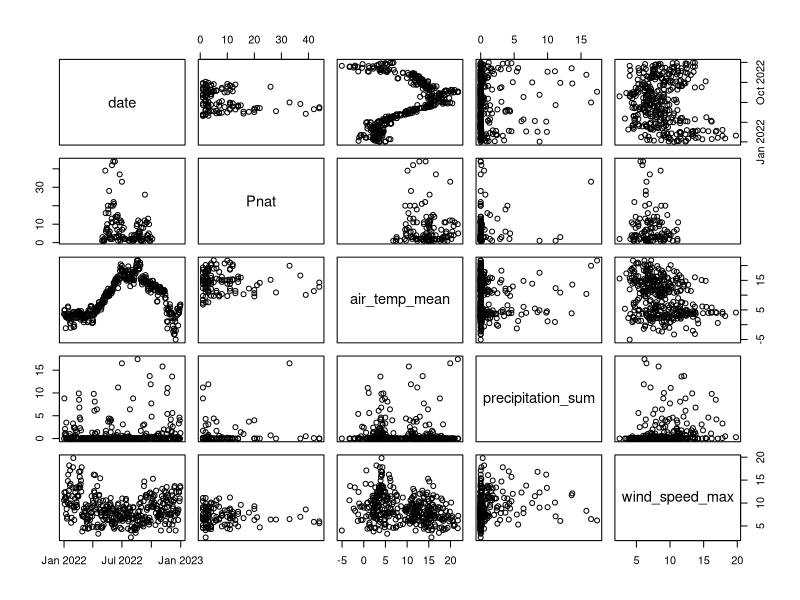
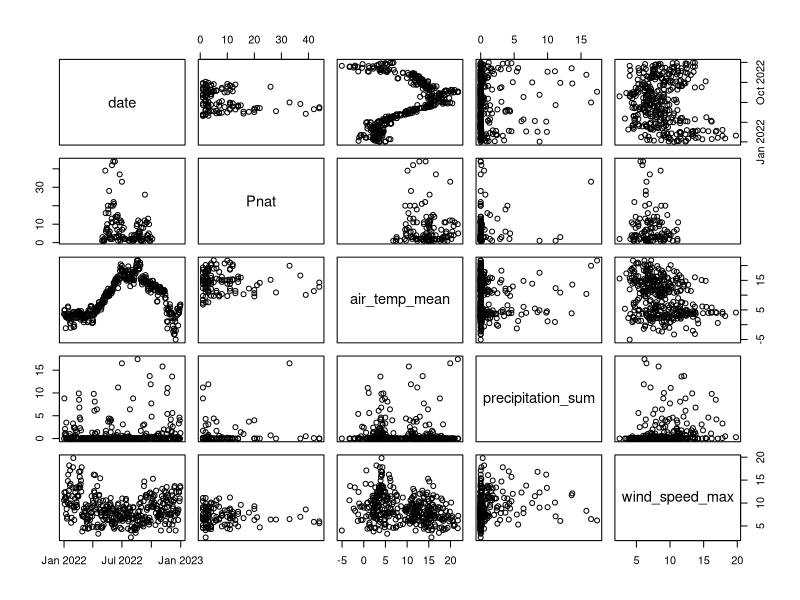

Write R code to recreate these figures, in order.
library(tidyverse)
library(readxl)

# Weather data ------------------------------------------------------------

weather_data <- read_excel("data-in/ottenby_2022_weather.xlsx")

weather_by_day <- weather_data |>
  group_by(date) |>
  summarise(
    air_temp_mean = mean(air_temp_c),
    precipitation_sum = sum(precipitation),
    wind_speed_max = max(wind_speed)
  ) |>
  # To get rid of one outlier at 80 mm.
  filter(precipitation_sum <= 60.0)

# Bats --------------------------------------------------------------------

bats_data <- read_excel("data-in/ottenby_2022_tidy.xlsx")

# # Check which taxa is used.
# unique(bats_data$taxa_ok)
# # Example of combining taxa.
# bats_data <- bats_data |>
#   mutate(taxa_ok = recode(taxa_ok,
#                           "Mdau" = "Myotis",
#                           "M.sp" = "Myotis"))

list_of_taxa <- c("Pnat")
# list_of_taxa <- c("Nnoc", "Pnat", "Ppyg")

bats_by_day <- bats_data |>
  filter(taxa_ok %in% list_of_taxa) |>
  select(date, taxa_ok, number_of_ind) |>
  group_by(date, taxa_ok) |>
  summarise(observations = sum(number_of_ind)) |>
  # IMPORTANT: Converts from row format (narrow) to column format (wide).
  spread(taxa_ok, observations)

# Combine bats and weather data. Both in column format.
bats_vs_weather <- full_join(bats_by_day, weather_by_day)

# Visualise bat activites with weather data.
pairs(bats_vs_weather)


# If the result should be saved as PDF.
pdf(file = "ottenby_2022_Pnat_vs_weather.pdf")
pairs(bats_vs_weather)
dev.off()
